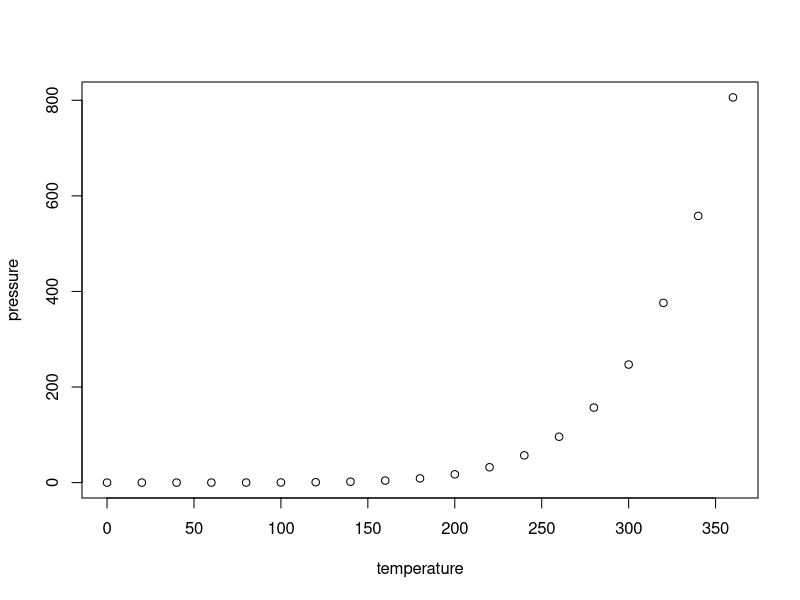
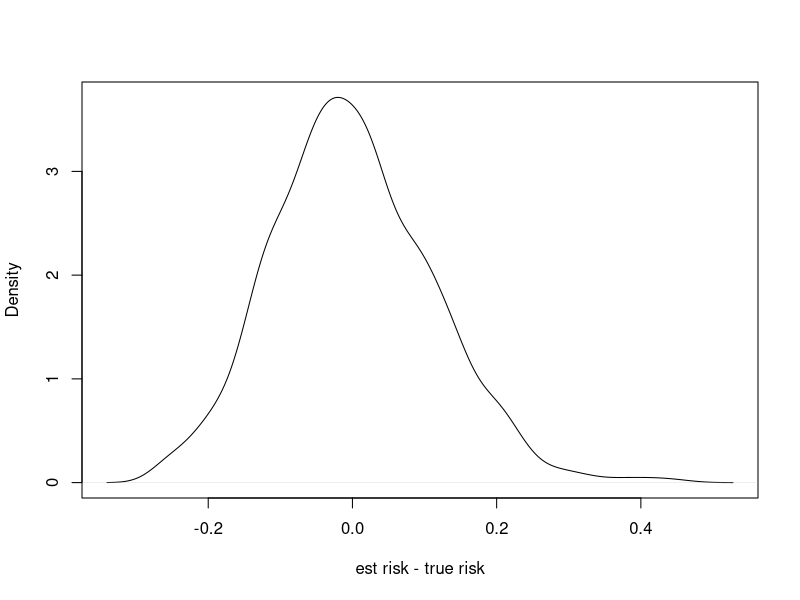
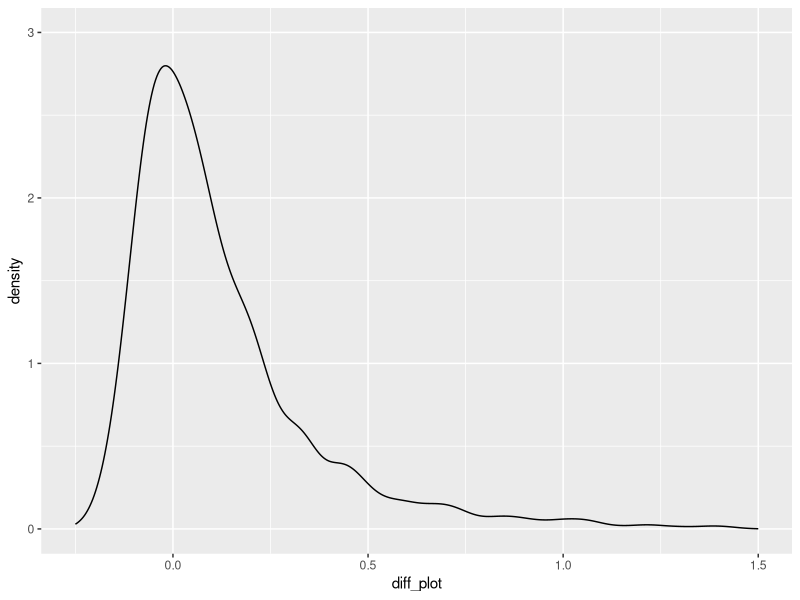

R code for these plots, in order: (Note: a time limit stopped this script after it produced the figures.)
## ---- chunk 1
knitr::opts_chunk$set(echo = TRUE)
## ---- chunk 2
summary(cars)
## ---- chunk 3
plot(pressure)
## ---- chunk 4
toy_data <- function(n, seed = NULL) {
set.seed(seed)
x <- matrix(rnorm(8 * n), ncol = 8)
z <- 0.4 * x[,1] - 0.5 * x[,2] + 1.75 * x[,3] - 0.2 * x[,4] + x[,5]
y <- runif(n) > 1 / (1 + exp(-z))
return (data.frame(x = x, y = y))
}
log_loss <- function(y, p) {
-(y * log(p) + (1 - y) * log(1 - p)) }
## ---- chunk 5
df_dgp <- toy_data(100000, 0)
toy <-toy_data(50,0)
h <- glm(y~., data = toy, family= binomial)
predicted <- predict(h, newdata = df_dgp[,-9], type = "response")
gt <- as.numeric(df_dgp$y)
true_risk <- mean(log_loss(gt, predicted))

## ---- chunk 6
estimates <- c()
standard_errors <- c()
contains_true_risk <- 0
for (i in 1:1000) {
  seed <- i**2
  toy2 <- toy_data(50, seed)
  predicted <- predict(h, newdata = toy2[,-9], type = "response")
  gt <- as.numeric(toy2$y)
  losses <- log_loss(gt, predicted)
  estimates <- c(estimates, mean(losses))
  standard_error <- sd(losses)/sqrt(length(losses))
  standard_errors <- c(standard_errors, standard_error)
  contains_true_risk <- contains_true_risk + (abs(mean(losses)-true_risk) < 2*standard_error)
}
contains_true_risk

## ---- chunk 7
library(ggplot2)
x <- estimates - true_risk
plot(density(x),main = "", xlab = "est risk - true risk")

## ---- chunk 8
#mean difference
mean(x)
## ---- chunk 9
mean(log_loss(gt,rep(0.5,1000)))
## ---- chunk 10
median(standard_errors)
## ---- chunk 11
diff <- c()
for (i in 1:50) {
  seed1 <-i**2
  seed2 <-(i)**3
  toy1 <- toy_data(50,seed1)
  toy2 <- toy_data(50,seed2)
  h1 <- glm(y~., data = toy1, family= binomial)
  toy_combined <- rbind(toy1, toy2)
  h2 <- glm(y~., data = toy_combined, family= binomial)

  predicted1 <- predict(h1, newdata = df_dgp[,-9], type = "response")
  predicted2 <- predict(h2, newdata = df_dgp[,-9], type = "response")

  true_risk1 <- mean(log_loss(df_dgp$y, predicted1))
  true_risk2 <- mean(log_loss(df_dgp$y, predicted2))
  diff <- c(diff, true_risk1-true_risk2)
}
summary(diff)
## ---- chunk 12
set.seed(0)
diff <- c()
diff_plot <- c()
standard_errors <- c()
contains_true_risk <- 0

toy <- toy_data(100,0)
h0 <- glm(y~., data = toy, family= binomial)
predicted0 <- predict(h0, newdata = df_dgp[,-9], type = "response")
true_risk0 <- mean(log_loss(df_dgp$y, predicted0))
  
  
for (i in 1:1000) {
  set.seed(i ** 2)
  splited <- split(toy, sample(rep(1:2,25)))
  train <- splited$'1'
  test <- splited$'2'
  h <- glm(y~., data = train, family= binomial)
  predicted <- predict(h, newdata = test[,-9], type = "response")
  losses <- log_loss(test$y, predicted)
  estimate <- mean(losses)

  standard_error <- sd(losses)/sqrt(length(losses))
  standard_errors <- c(standard_errors, standard_error)
  contains_true_risk <- contains_true_risk + (abs(mean(losses)-true_risk0) < 2*standard_error)
  diff <- c(diff, estimate-true_risk0)
  diff_plot <- c(diff_plot, estimate - 0.5755)
}
#plot(density(diff_plot),main = "", xlab = "est risk - true risk", xlim=c(-0.25,2))
ggplot(data.frame(diff_plot), aes(x=diff_plot)) + geom_density() + xlim(-0.25, 1.5) + ylim(0, 3)
## ---- chunk 13
mean(diff_plot)
## ---- chunk 14
median(standard_errors)
## ---- chunk 15
contains_true_risk
## ---- chunk 16
toy <-toy_data(100,0)
h0 <- glm(y~., data = toy, family= binomial)
predicted0 <- predict(h0, newdata = df_dgp[,-9], type = "response")
true_risk0 <- mean(log_loss(df_dgp$y, predicted0))

## ---- chunk 17
k_CV <- function(k, data){
  all_losses <- c()
  n<- nrow(data)
  indexes <- sample(1:n, n)
  for(fold in 1:k) {
    curr_indexes <- indexes[((fold-1)*n/k+1):(fold*n/k)]
    train <- data[-curr_indexes,]
    test <- data[curr_indexes,]
    
    h <- glm(y~., data = train, family= binomial)
    predicted <- predict(h, newdata = test[,-9], type = "response")
    
    losses <- log_loss(test$y, predicted)
    all_losses <- c(all_losses, losses)
    estimate <- mean(losses)
    estimates <- c(estimates, estimate)
  }

  return(list(all_losses, estimates))
}
## ---- chunk 18
k_CV_special <- function(k, data){
  all_losses <- c()
  n<- nrow(data)
  indexes <- sample(1:n, n)
  for(fold in 1:k) {
    taken <- ((fold-1)*n/k+1):(fold*n/k)
    curr_indexes <- indexes[((fold-1)*n/k+1):(fold*n/k)]
    train <- data[-curr_indexes,]
    test <- data[curr_indexes,]
    
    h <- glm(y~., data = train, family= binomial)
    predicted <- predict(h, newdata = test[,-9], type = "response")
    
    losses <- log_loss(test$y, predicted)
    all_losses <- c(all_losses, losses)
    estimate <- mean(losses)
    estimates <- c(estimates, estimate)
  }

  return(list(all_losses, estimates, indexes))
}
## ---- chunk 19
diff_2 <- c()
diff_4 <- c()
diff_10 <- c()
diff_100 <- c()
diff_2010 <- c()

standard_error_2 <- c()
standard_error_4 <- c()
standard_error_10 <- c()
standard_error_100 <- c()
standard_error_2010 <- c()

contains_true_risk_2 <- c()
contains_true_risk_4 <- c()
contains_true_risk_10 <- c()
contains_true_risk_100 <- c()
contains_true_risk_2010 <- c()
for (i in 1:500) {
  toy <-toy_data(100,i**2)
  h0 <- glm(y~., data = toy, family= binomial)
  predicted0 <- predict(h0, newdata = df_dgp[,-9], type = "response")
  true_risk0 <- mean(log_loss(df_dgp$y, predicted0))

  #2fold CV
  result_2 <- k_CV(2,toy)
  losses_2 <- result_2[[1]]
  estimate_2 <- mean(result_2[[2]])
  curr_error <- sd(losses_2)/sqrt(length(losses_2))
  standard_error_2 <- c(standard_error_2, curr_error)
  contains_true_risk_2 <- c(contains_true_risk_2, (abs(estimate_2-true_risk0) < 2*curr_error))
  diff_2 <- c(diff_2,estimate_2-true_risk0)

  #4fold CV
  result_4 <- k_CV(4,toy)
  losses_4 <- result_4[[1]]
  estimate_4 <- mean(result_4[[2]])
  curr_error <- sd(losses_4)/sqrt(length(losses_4))
  standard_error_4 <- c(standard_error_4,curr_error)
  contains_true_risk_4 <- c(contains_true_risk_4,(abs(estimate_4-true_risk0) < 2*curr_error))
  diff_4 <- c(diff_4,estimate_4-true_risk0)

  #10fold CV
  result_10 <- k_CV(10,toy)
  losses_10 <- result_10[[1]]
  estimate_10 <- mean(result_10[[2]])
  curr_error <- sd(losses_10)/sqrt(length(losses_10))
  standard_error_10 <- c(standard_error_10,curr_error)
  contains_true_risk_10 <- c(contains_true_risk_10,(abs(estimate_10-true_risk0) < 2*curr_error))
  diff_10 <- c(diff_10,estimate_10-true_risk0)

  #100fold CV
  result_100 <- k_CV(100,toy)
  losses_100 <- result_100[[1]]
  estimate_100 <- mean(result_100[[2]])
  curr_error <- sd(losses_100)/sqrt(length(losses_100))
  standard_error_100 <- c(standard_error_100,curr_error)
  contains_true_risk_100 <- c(contains_true_risk_100,(abs(estimate_100-true_risk0) < 2*curr_error))
  diff_100 <- c(diff_100,estimate_100-true_risk0)

  #20 times 10fold CV
  "all_errors_2010 <- rep(0,100)
  for(i in 1:20){
    result_10_20 <- k_CV_special(10,toy)
    losses_10_20 <- result_10_20[[1]]
    taken <- result_10_20[[3]]
    all_errors_2010 <- all_errors_2010 + losses_10_20[order(taken)]

  }
  all_errors_2010 <- all_errors_2010/20
  estimate_10_20 <- mean(all_errors_2010)
  standard_error_10_20 <- sd(all_errors_2010)/sqrt(length(all_errors_2010))
  contains_true_risk_10_20 <- as.numeric((abs(estimate_10_20-true_risk0) < 2*standard_error_10_20))
  diff_10_20 <- estimate_10_20-true_risk0
  
  contains_true_risk_2010 <- c(contains_true_risk_2010, contains_true_risk_10_20)
  diff_2010 <- c(diff_2010,diff_10_20)
  standard_error_2010 <- c(standard_error_2010, standard_error_10_20)"

}


## ---- chunk 20
print("2fold")
print(paste0("Mean difference: ", mean(diff_2)))
print(paste0("Median standard error: ", median(standard_error_2)))
print(paste0("Contain true risk: ", sum(contains_true_risk_2)/length(contains_true_risk_2)))
print("----------------------------------")
print("4fold")
print(paste0("Mean difference: ", mean(diff_4)))
print(paste0("Median standard error: ", median(standard_error_4)))
print(paste0("Contain true risk: ", sum(contains_true_risk_4)/length(contains_true_risk_4)))
print("----------------------------------")
print("10fold")
print(paste0("Mean difference: ", mean(diff_10)))
print(paste0("Median standard error: ", median(standard_error_10)))
print(paste0("Contain true risk: ", sum(contains_true_risk_10)/length(contains_true_risk_10)))
print("----------------------------------")
print("100fold")
print(paste0("Mean difference: ", mean(diff_100)))
print(paste0("Median standard error: ", median(standard_error_100)))
print(paste0("Contain true risk: ", sum(contains_true_risk_100)/length(contains_true_risk_100)))
print("----------------------------------")
print("10-20fold")
print(paste0("Mean difference: ", mean(diff_2010)))
print(paste0("Median standard error: ", median(standard_error_2010)))
print(paste0("Contain true risk: ", sum(contains_true_risk_2010)/length(contains_true_risk_2010)))
## ---- chunk 21
  
  
## ---- chunk 22

## ---- chunk 23
